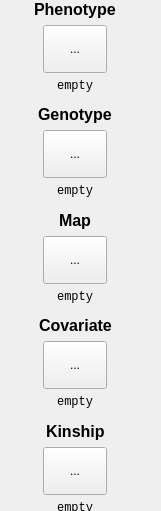
   <widget class="QFrame" name="frame_10">
    <property name="geometry">
     <rect>
      <x>10</x>
      <y>20</y>
      <width>161</width>
      <height>511</height>
     </rect>
    </property>
    <property name="sizePolicy">
     <sizepolicy hsizetype="Preferred" vsizetype="Preferred">
      <horstretch>0</horstretch>
      <verstretch>0</verstretch>
     </sizepolicy>
    </property>
    <property name="layoutDirection">
     <enum>Qt::LeftToRight</enum>
    </property>
    <property name="frameShape">
     <enum>QFrame::NoFrame</enum>
    </property>
    <property name="frameShadow">
     <enum>QFrame::Plain</enum>
    </property>
    <widget class="QWidget" name="layoutWidget_2">
     <property name="geometry">
      <rect>
       <x>0</x>
       <y>0</y>
       <width>151</width>
       <height>515</height>
      </rect>
     </property>
     <layout class="QGridLayout" name="gridLayout_3">
      <item row="0" column="0">
       <layout class="QVBoxLayout" name="verticalLayout_2">
        <item alignment="Qt::AlignHCenter">
         <widget class="QLabel" name="label_3">
          <property name="font">
           <font>
            <family>Arial</family>
            <pointsize>12</pointsize>
            <weight>75</weight>
            <bold>true</bold>
           </font>
          </property>
          <property name="text">
           <string>Phenotype</string>
          </property>
         </widget>
        </item>
        <item alignment="Qt::AlignHCenter">
         <widget class="MToolButton" name="pheFileToolButton">
          <property name="minimumSize">
           <size>
            <width>64</width>
            <height>48</height>
           </size>
          </property>
          <property name="cursor">
           <cursorShape>PointingHandCursor</cursorShape>
          </property>
          <property name="acceptDrops">
           <bool>true</bool>
          </property>
          <property name="text">
           <string>...</string>
          </property>
          <property name="iconSize">
           <size>
            <width>32</width>
            <height>32</height>
           </size>
          </property>
          <property name="autoRaise">
           <bool>false</bool>
          </property>
         </widget>
        </item>
        <item alignment="Qt::AlignHCenter">
         <widget class="QLabel" name="pheFileLabel">
          <property name="font">
           <font>
            <family>Courier New</family>
            <pointsize>9</pointsize>
            <kerning>true</kerning>
           </font>
          </property>
          <property name="text">
           <string>empty</string>
          </property>
          <property name="alignment">
           <set>Qt::AlignRight|Qt::AlignTrailing|Qt::AlignVCenter</set>
          </property>
         </widget>
        </item>
       </layout>
      </item>
      <item row="3" column="0">
       <layout class="QVBoxLayout" name="verticalLayout_6">
        <item alignment="Qt::AlignHCenter">
         <widget class="QLabel" name="label_10">
          <property name="font">
           <font>
            <family>Arial</family>
            <pointsize>12</pointsize>
            <weight>75</weight>
            <bold>true</bold>
           </font>
          </property>
          <property name="text">
           <string>Map</string>
          </property>
         </widget>
        </item>
        <item alignment="Qt::AlignHCenter">
         <widget class="MToolButton" name="mapFileToolButton">
          <property name="minimumSize">
           <size>
            <width>64</width>
            <height>48</height>
           </size>
          </property>
          <property name="cursor">
           <cursorShape>PointingHandCursor</cursorShape>
          </property>
          <property name="acceptDrops">
           <bool>true</bool>
          </property>
          <property name="text">
           <string>...</string>
          </property>
          <property name="iconSize">
           <size>
            <width>32</width>
            <height>32</height>
           </size>
          </property>
         </widget>
        </item>
        <item alignment="Qt::AlignHCenter">
         <widget class="QLabel" name="mapFileLabel">
          <property name="font">
           <font>
            <family>Courier New</family>
            <pointsize>9</pointsize>
            <kerning>true</kerning>
           </font>
          </property>
          <property name="text">
           <string>empty</string>
          </property>
          <property name="alignment">
           <set>Qt::AlignRight|Qt::AlignTrailing|Qt::AlignVCenter</set>
          </property>
         </widget>
        </item>
        <item>
         <spacer name="verticalSpacer_11">
          <property name="orientation">
           <enum>Qt::Vertical</enum>
          </property>
          <property name="sizeHint" stdset="0">
           <size>
            <width>20</width>
            <height>40</height>
           </size>
          </property>
         </spacer>
        </item>
       </layout>
      </item>
      <item row="2" column="0">
       <layout class="QVBoxLayout" name="verticalLayout_5">
        <item alignment="Qt::AlignHCenter">
         <widget class="QLabel" name="label_7">
          <property name="font">
           <font>
            <family>Arial</family>
            <pointsize>12</pointsize>
            <weight>75</weight>
            <bold>true</bold>
           </font>
          </property>
          <property name="text">
           <string>Genotype</string>
          </property>
         </widget>
        </item>
        <item alignment="Qt::AlignHCenter">
         <widget class="MToolButton" name="genoFileToolButton">
          <property name="minimumSize">
           <size>
            <width>64</width>
            <height>48</height>
           </size>
          </property>
          <property name="cursor">
           <cursorShape>PointingHandCursor</cursorShape>
          </property>
          <property name="acceptDrops">
           <bool>true</bool>
          </property>
          <property name="text">
           <string>...</string>
          </property>
          <property name="iconSize">
           <size>
            <width>32</width>
            <height>32</height>
           </size>
          </property>
         </widget>
        </item>
        <item alignment="Qt::AlignHCenter">
         <widget class="QLabel" name="genoFileLabel">
          <property name="font">
           <font>
            <family>Courier New</family>
            <pointsize>9</pointsize>
            <kerning>true</kerning>
           </font>
          </property>
          <property name="text">
           <string>empty</string>
          </property>
          <property name="alignment">
           <set>Qt::AlignRight|Qt::AlignTrailing|Qt::AlignVCenter</set>
          </property>
         </widget>
        </item>
        <item>
         <spacer name="verticalSpacer_10">
          <property name="orientation">
           <enum>Qt::Vertical</enum>
          </property>
          <property name="sizeHint" stdset="0">
           <size>
            <width>20</width>
            <height>40</height>
           </size>
          </property>
         </spacer>
        </item>
       </layout>
      </item>
      <item row="4" column="0">
       <layout class="QVBoxLayout" name="verticalLayout_7">
        <item alignment="Qt::AlignHCenter">
         <widget class="QLabel" name="label_14">
          <property name="font">
           <font>
            <family>Arial</family>
            <pointsize>12</pointsize>
            <weight>75</weight>
            <bold>true</bold>
           </font>
          </property>
          <property name="text">
           <string>Covariate</string>
          </property>
         </widget>
        </item>
        <item alignment="Qt::AlignHCenter">
         <widget class="MToolButton" name="covarFileToolButton">
          <property name="minimumSize">
           <size>
            <width>64</width>
            <height>48</height>
           </size>
          </property>
          <property name="cursor">
           <cursorShape>PointingHandCursor</cursorShape>
          </property>
          <property name="acceptDrops">
           <bool>true</bool>
          </property>
          <property name="text">
           <string>...</string>
          </property>
          <property name="iconSize">
           <size>
            <width>32</width>
            <height>32</height>
           </size>
          </property>
         </widget>
        </item>
        <item alignment="Qt::AlignHCenter">
         <widget class="QLabel" name="covarFileLabel">
          <property name="font">
           <font>
            <family>Courier New</family>
            <pointsize>9</pointsize>
            <kerning>true</kerning>
           </font>
          </property>
          <property name="text">
           <string>empty</string>
          </property>
          <property name="alignment">
           <set>Qt::AlignRight|Qt::AlignTrailing|Qt::AlignVCenter</set>
          </property>
         </widget>
        </item>
       </layout>
      </item>
      <item row="5" column="0">
       <spacer name="verticalSpacer_12">
        <property name="orientation">
         <enum>Qt::Vertical</enum>
        </property>
        <property name="sizeHint" stdset="0">
         <size>
          <width>20</width>
          <height>40</height>
         </size>
        </property>
       </spacer>
      </item>
      <item row="1" column="0">
       <spacer name="verticalSpacer_9">
        <property name="orientation">
         <enum>Qt::Vertical</enum>
        </property>
        <property name="sizeHint" stdset="0">
         <size>
          <width>20</width>
          <height>40</height>
         </size>
        </property>
       </spacer>
      </item>
      <item row="6" column="0">
       <layout class="QVBoxLayout" name="verticalLayout_8">
        <item alignment="Qt::AlignHCenter">
         <widget class="QLabel" name="label_17">
          <property name="font">
           <font>
            <family>Arial</family>
            <pointsize>12</pointsize>
            <weight>75</weight>
            <bold>true</bold>
           </font>
          </property>
          <property name="text">
           <string>Kinship</string>
          </property>
         </widget>
        </item>
        <item alignment="Qt::AlignHCenter">
         <widget class="MToolButton" name="kinFileToolButton">
          <property name="minimumSize">
           <size>
            <width>64</width>
            <height>48</height>
           </size>
          </property>
          <property name="cursor">
           <cursorShape>PointingHandCursor</cursorShape>
          </property>
          <property name="acceptDrops">
           <bool>true</bool>
          </property>
          <property name="text">
           <string>...</string>
          </property>
          <property name="iconSize">
           <size>
            <width>32</width>
            <height>32</height>
           </size>
          </property>
         </widget>
        </item>
        <item alignment="Qt::AlignHCenter">
         <widget class="QLabel" name="kinFileLabel">
          <property name="font">
           <font>
            <family>Courier New</family>
            <pointsize>9</pointsize>
            <kerning>true</kerning>
           </font>
          </property>
          <property name="text">
           <string>empty</string>
          </property>
          <property name="alignment">
           <set>Qt::AlignRight|Qt::AlignTrailing|Qt::AlignVCenter</set>
          </property>
         </widget>
        </item>
       </layout>
      </item>
     </layout>
    </widget>
   </widget>
